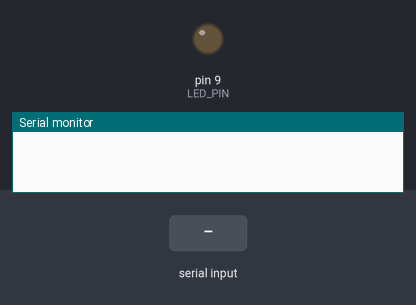
Simulated run of this sketch. Board: Arduino Uno, built with avr-gcc and run on an emulated ATmega328P. Parts: output pins drawn as LEDs (lit = HIGH), the last lines printed to the serial monitor. Dashed ring = blinking. Inputs (shaded band) come from the test bench.

Above: at 1.2 s.
1.3 s: "clignoter\n" received over Serial
At 1.56 s:
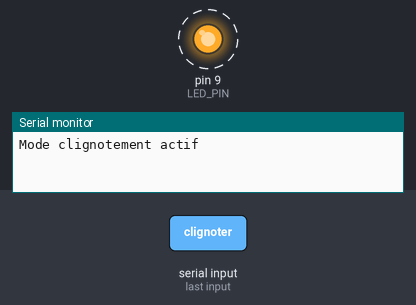
4.3 s: "allumer\n" received over Serial
At 4.8 s:
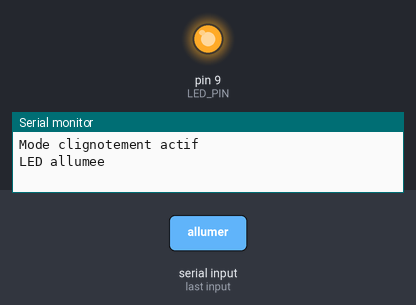
5.8 s: "eteindre\n" received over Serial
At 7.2 s:
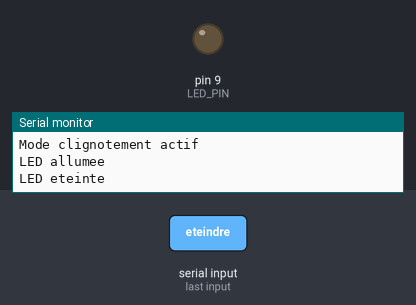
Timing chart, 0 to 8.8 s (numbered marks = the images above; inputs shaded):
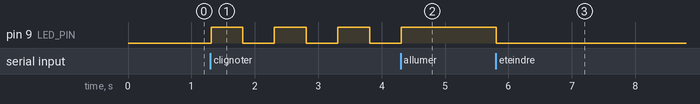

The sketch:

Ex1_commandes_textuelles.ino
```cpp
const int LED_PIN = 9;
String command = "";
bool isBlinking = false;
unsigned long previousMillis = 0;
const long interval = 500;

void setup() {
  pinMode(LED_PIN, OUTPUT);
  Serial.begin(9600);
}

void loop() {
  if (Serial.available() > 0) {
    command = Serial.readStringUntil('\n');
    command.trim();
    command.toLowerCase();
    if (command == "allumer")        { isBlinking = false; digitalWrite(LED_PIN, HIGH); Serial.println("LED allumee"); }
    else if (command == "eteindre")  { isBlinking = false; digitalWrite(LED_PIN, LOW);  Serial.println("LED eteinte"); }
    else if (command == "inverser")  { isBlinking = false; digitalWrite(LED_PIN, !digitalRead(LED_PIN)); Serial.println("Etat inverse"); }
    else if (command == "clignoter") { isBlinking = true;  Serial.println("Mode clignotement actif"); }
  }
  if (isBlinking) {
    unsigned long currentMillis = millis();
    if (currentMillis - previousMillis >= interval) {
      previousMillis = currentMillis;
      digitalWrite(LED_PIN, !digitalRead(LED_PIN));
    }
  }
}
```

Measured:
- after the input at 1.3 s, pin 9 (LED_PIN): alternates HIGH for 0.50 s and LOW for 0.50 s, starting at once
- after the input at 4.3 s, pin 9 (LED_PIN): goes on until 4.3 s, then stays HIGH
- after the input at 5.8 s, pin 9 (LED_PIN): HIGH → LOW at once
